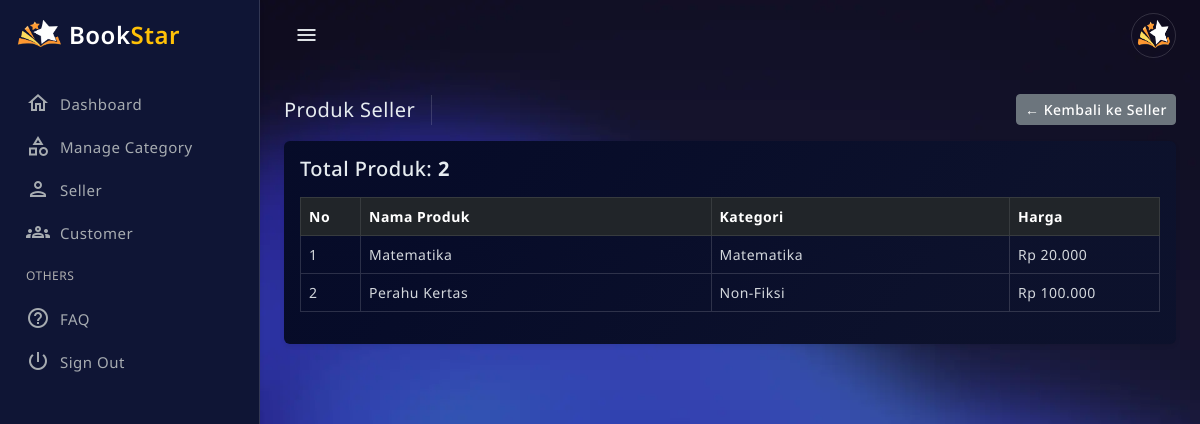
The app's page /public/?c=admin&m=sellerProducts&id=7 (signed in) with its own data.
### tables this page shows
CREATE TABLE `users` (
  `id` int(11) NOT NULL,
  `role_id` int(11) NOT NULL,
  `name` varchar(100) NOT NULL,
  `email` varchar(100) NOT NULL,
  `no_tlp` varchar(20) DEFAULT NULL,
  `password` varchar(255) NOT NULL,
  `nik` varchar(20) DEFAULT NULL,
  `address` text DEFAULT NULL,
  `no_rekening` varchar(50) DEFAULT NULL,
  `qris_image` varchar(255) DEFAULT NULL,
  `is_online` tinyint(1) DEFAULT 0,
  `created_at` timestamp NOT NULL DEFAULT current_timestamp(),
  `updated_at` timestamp NOT NULL DEFAULT current_timestamp() ON UPDATE current_timestamp(),
  `reset_token` varchar(255) DEFAULT NULL,
  `reset_expired` datetime DEFAULT NULL,
  `photo` varchar(255) DEFAULT NULL,
  `status` enum('aktif','nonaktif') DEFAULT 'aktif',
  `last_activity` datetime DEFAULT NULL,
  `is_deleted` tinyint(1) NOT NULL DEFAULT 0
);

CREATE TABLE `products` (
  `id` int(11) NOT NULL,
  `seller_id` int(11) NOT NULL,
  `category_id` int(11) NOT NULL,
  `name` varchar(150) NOT NULL,
  `description` text DEFAULT NULL,
  `price` decimal(12,2) NOT NULL,
  `cost_price` decimal(12,2) DEFAULT NULL,
  `stock` int(11) NOT NULL,
  `image` varchar(255) DEFAULT NULL,
  `created_at` timestamp NOT NULL DEFAULT current_timestamp(),
  `is_active` tinyint(1) DEFAULT 1
);

CREATE TABLE `categories` (
  `id` int(11) NOT NULL,
  `name` varchar(100) NOT NULL,
  `created_by` int(11) DEFAULT NULL,
  `owner_role` enum('admin','seller') NOT NULL,
  `created_at` timestamp NOT NULL DEFAULT current_timestamp(),
  `is_active` tinyint(1) DEFAULT 1
);

### app/controllers/AdminController.php (called while the page is built, shortened)
<?php
require_once APP_PATH . '/core/auth.php';
require_once APP_PATH . '/models/UserModel.php';
require_once APP_PATH . '/models/ProductModel.php';
class AdminController
{
    private $productModel;
    public function __construct()
    {
        Auth::check();
        $this->productModel = new ProductModel();
    }
    public function sellerProducts()
    {
        $sellerId = $_GET['id'] ?? null;
        $products = $this->productModel->getBySeller($sellerId);
        require APP_PATH . '/views/admin/seller_products.php';
    }
}

### public/index.php (called while the page is built, shortened)
<?php
$method     = $_GET['m'] ?? 'login';
$method     = preg_replace('/[^a-zA-Z_]/', '', $method);
$controllerObject = new $controllerName;
$controllerObject->$method();

### app/models/UserModel.php (called while the page is built, shortened)
<?php
require_once APP_PATH . '/models/Database.php';
class UserModel
{
    private $db;
    public function __construct()
    {
        $this->db = Database::getInstance()->getConnection();
    }
    public function findById($id)
    {
        $stmt = $this->db->prepare("
            SELECT u.*, r.role_name
            FROM users u
            JOIN roles r ON u.role_id = r.id
            WHERE u.id = ?
        ");
        $stmt->execute([$id]);
        return $stmt->fetch(PDO::FETCH_ASSOC);
    }
    public function updateLastActivity($userId)
    {
        $db = Database::getInstance()->getConnection();
        $stmt = $db->prepare("UPDATE users SET last_activity = NOW() WHERE id = ?");
        $stmt->execute([$userId]);
    }
}

### app/models/Database.php (called while the page is built)
<?php
class Database
{
    private static $instance = null;
    private $conn;
    private function __construct()
    {
        try {
            $this->conn = new PDO(
                "mysql:host=" . DB_HOST . ";dbname=" . DB_NAME,
                DB_USER,
                DB_PASS
            );
            $this->conn->setAttribute(PDO::ATTR_ERRMODE, PDO::ERRMODE_EXCEPTION);
        } catch (PDOException $e) {
            die('DB Error: ' . $e->getMessage());
        }
    }
    public static function getInstance()
    {
        if (self::$instance === null) {
            self::$instance = new Database();
        }
        return self::$instance;
    }
    public function getConnection()
    {
        return $this->conn;
    }
}

### app/core/auth.php (called while the page is built, shortened)
<?php
require_once APP_PATH . '/models/UserModel.php';
class Auth
{
    public static function check()
    {
        $userId = $_SESSION['user']['id'];
        $userModel = new UserModel();
        $userModel->updateLastActivity($userId);
        $_SESSION['user'] = $userModel->findById($userId);
    }
}

### app/models/ProductModel.php (called while the page is built, shortened)
<?php
require_once APP_PATH . '/models/Database.php';
class ProductModel
{
    private $db;
    public function __construct()
    {
        $this->db = Database::getInstance()->getConnection();
    }
    public function getBySeller($sellerId)
    {
        $stmt = $this->db->prepare("
        SELECT
            p.*,
            c.name AS category_name
        FROM products p
        LEFT JOIN categories c ON c.id = p.category_id
        WHERE p.seller_id = ?
        AND p.is_active = 1
        ORDER BY p.id ASC
    ");
        $stmt->execute([$sellerId]);
        return $stmt->fetchAll(PDO::FETCH_ASSOC);
    }
}

### app/views/admin/seller_products.php (the view, shortened to what this page needs)
<?php require APP_PATH . '/views/layouts/admin/header.php'; ?>
<?php require APP_PATH . '/views/layouts/admin/sidebar.php'; ?>
<main class="main-wrapper">
    <div class="main-content">
        <div class="page-breadcrumb d-flex align-items-center mb-3">
            <div class="breadcrumb-title pe-3">Produk Seller</div>
            <div class="ms-auto">
                <a href="<?= BASE_URL ?>/?c=admin&m=seller"
                   class="btn btn-secondary btn-sm">
                    ← Kembali ke Seller
                </a>
            </div>
        </div>
        <div class="card">
            <div class="card-body">
                <h5 class="mb-3">
                    Total Produk: <strong><?= count($products) ?></strong>
                </h5>
                <table class="table table-bordered align-middle">
                    <thead class="table-dark">
                        <tr>
                            <th width="60">No</th>
                            <th>Nama Produk</th>
                            <th>Kategori</th>
                            <th width="150">Harga</th>
                        </tr>
                    </thead>
                    <tbody>
                        <?php if (!empty($products)): ?>
                            <?php foreach ($products as $i => $p): ?>
                                <tr>
                                    <td><?= $i + 1 ?></td>
                                    <td><?= htmlspecialchars($p['name']) ?></td>
                                    <td><?= htmlspecialchars($p['category_name']) ?></td>
                                    <td>
                                        Rp <?= number_format($p['price'], 0, ',', '.') ?>
                                    </td>
                                </tr>
                            <?php endforeach; ?>
                        <?php endif; ?>
                    </tbody>
                </table>
            </div>
        </div>
    </div>
</main>
<?php require APP_PATH . '/views/layouts/admin/footer.php'; ?>

### app/views/layouts/admin/header.php (shortened to what this page needs)
<?php
$user = $_SESSION['user'] ?? null;
$photo = (!empty($user['photo']))
  ? BASE_URL . '/uploads/profile/' . $user['photo']
  : 'https://placehold.co/110x110/png';
?>
<!doctype html>
<html lang="en" data-bs-theme="blue-theme">
<head>
  <link href="<?= BASE_URL ?>/assets/css/pace.min.css" rel="stylesheet">
  <link href="<?= BASE_URL ?>/assets/plugins/perfect-scrollbar/css/perfect-scrollbar.css" rel="stylesheet">
  <link href="<?= BASE_URL ?>/assets/plugins/metismenu/metisMenu.min.css" rel="stylesheet">
  <link href="<?= BASE_URL ?>/assets/plugins/metismenu/mm-vertical.css" rel="stylesheet">
  <link href="<?= BASE_URL ?>/assets/plugins/simplebar/css/simplebar.css" rel="stylesheet">
  <link href="<?= BASE_URL ?>/assets/css/bootstrap.min.css" rel="stylesheet">
  <link href="https://cdn.jsdelivr.net/npm/bootstrap-icons/font/bootstrap-icons.css" rel="stylesheet">
  <link rel="stylesheet" href="https://cdn.jsdelivr.net/npm/@tabler/icons-webfont@latest/tabler-icons.min.css">
  <link rel="stylesheet" href="https://cdnjs.cloudflare.com/ajax/libs/font-awesome/6.4.0/css/all.min.css">
  <link href="<?= BASE_URL ?>/assets/css/bootstrap-extended.css" rel="stylesheet">
  <link href="<?= BASE_URL ?>/assets/css/main.css" rel="stylesheet">
  <link href="<?= BASE_URL ?>/assets/css/dark-theme.css" rel="stylesheet">
  <link href="<?= BASE_URL ?>/assets/css/blue-theme.css" rel="stylesheet">
  <link href="<?= BASE_URL ?>/assets/css/semi-dark.css" rel="stylesheet">
  <link href="<?= BASE_URL ?>/assets/css/bordered-theme.css" rel="stylesheet">
  <link href="<?= BASE_URL ?>/assets/css/responsive.css" rel="stylesheet">
</head>
<body>
  <div class="wrapper">
    <header class="top-header">
      <nav class="navbar navbar-expand align-items-center gap-4">
        <div class="btn-toggle">
          <a href="javascript:;"><i class="material-icons-outlined">menu</i></a>
        </div>
        <ul class="navbar-nav ms-auto align-items-center">
          <li class="nav-item dropdown">
            <a href="javascript:;" class="dropdown-toggle dropdown-toggle-nocaret" data-bs-toggle="dropdown">
              <img src="<?= $photo ?>" class="rounded-circle p-1 border" width="45" height="45" alt="User">
            </a>
          </li>
        </ul>
      </nav>
    </header>

### public/assets/css/main.css (style rules this page uses)
body { position: relative; font-size: 14px; font-family: "Noto Sans", sans-serif; letter-spacing: 0.5px; background-color: #eff1f3; }
a { text-decoration: none; }
.top-header .navbar { background-color: #ffffff; height: 70px; position: fixed; left: 260px; right: 0; top: 0; padding: 0 1.5rem; z-index: 10; transition: ease-out 0.3s; box-shadow: 0 2px 6px 0 rgba(0, 0, 0, 0.044), 0 2px 6px 0 rgba(0, 0, 0, 0.049); }
.top-header .navbar .nav-item { height: 70px; display: flex; align-items: center; }
.top-header .btn-toggle a { display: flex; align-items: center; justify-content: center; color: #494949; width: 45px; height: 45px; border-radius: 50%; transition: all 0.3s; }
.main-wrapper { margin-top: 70px; padding-bottom: 20px; margin-left: 260px; transition: ease-out 0.3s; }
.main-wrapper .main-content { padding: 1.5rem; }
.main-wrapper .main-content .breadcrumb-title { font-size: 20px; border-right: 1.5px solid #aaa4a4; }
.dropdown-toggle-nocaret:after { display: none; }

### public/assets/css/blue-theme.css (style rules this page uses)
[data-bs-theme=blue-theme] body { --bs-heading-color: #e6ecf0; --bs-body-color: #d3d7dc; --bs-body-bg: #0f1535; --bs-body-bg-2: #181f4a; --bs-transparent-bg: rgba(255, 255, 255, 0.10); --bs-border-color-translucent: rgba(226, 232, 240, 0.15); --bs-border-color: rgba(255, 255, 255, 0.15); --sticky-header-bg: rgba(255, 255, 255, 0.45); --bs-disabled-bg: #4b5481; --bs-tertiary-bg: #181f4a; --bs-card-bg: #070c29; background-image: url(../assets/images/bg-themes/body-background-1.webp); background-attachment: fixed; background-size: cover; background-repeat: no-repeat; background-color: transparent; color: var(--bs-body-color); background-color: var(--bs-body-bg-2); }
[data-bs-theme=blue-theme] body .card { background-image: linear-gradient(127.09deg, rgba(6, 11, 40, 0.94) 19.41%, rgba(10, 14, 35, 0.49) 76.65%); }
[data-bs-theme=blue-theme] body .top-header .navbar { background-color: transparent; box-shadow: none; }
[data-bs-theme=blue-theme] body .top-header .navbar .btn-toggle a { color: #dee2e6; }
[data-bs-theme=blue-theme] body .page-breadcrumb .breadcrumb-title { color: var(--bs-heading-color); font-size: 20px; border-right: 1.5px solid; border-color: var(--bs-border-color); }
.table { --bs-table-color: var(--bs-body-color); --bs-table-bg: var(--bs-table-bg); --bs-table-border-color: var(--bs-border-color); --bs-table-striped-color: var(--bs-body-color); --bs-table-striped-bg: rgba(255, 255, 255, 0.05); --bs-table-active-color: var(--bs-body-color); --bs-table-active-bg: rgba(255, 255, 255, 0.1); --bs-table-hover-color: var(--bs-body-color); --bs-table-hover-bg: rgba(255, 255, 255, 0.075); border-color: var(--bs-table-border-color); }

### records on screen
users: photo (picture)
products: name "Matematika", category.name "Matematika", price "20.000"
products: name "Perahu Kertas", category.name "Non-Fiksi", price "100.000"

### other values on screen
count($products) "2"
